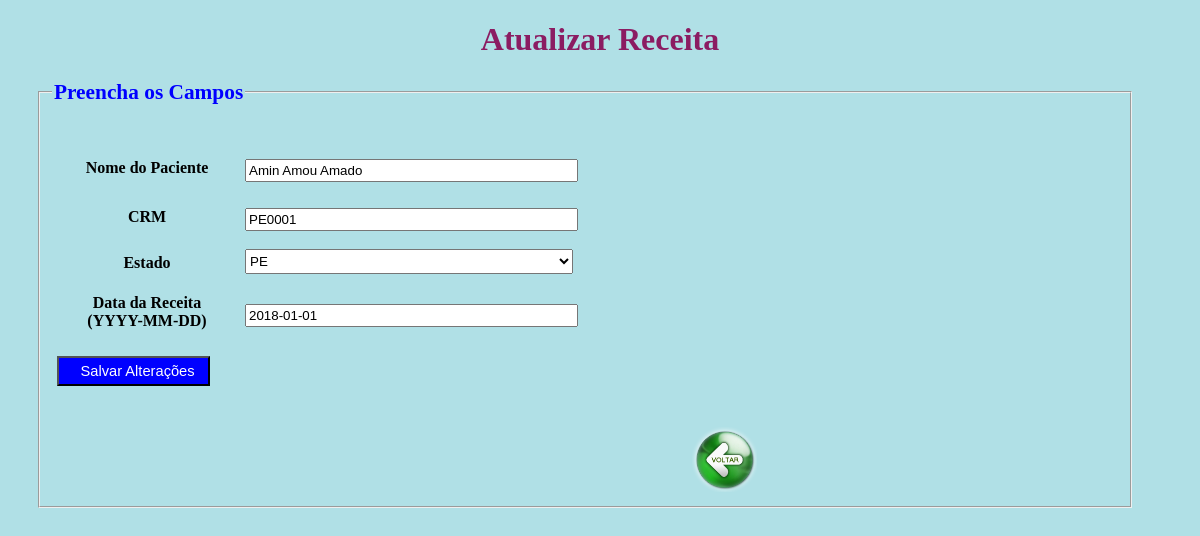
The page /farmacia/receita/edit_receita.php?codReceita=1 on the database its author committed.
### tables this page shows
CREATE TABLE `receita` (
  `codReceita` INTEGER auto_increment NOT NULL,
  `nomePaciente` varchar(45) DEFAULT NULL,
  `cpfPaciente` varchar(15) NOT NULL,
  `crm` varchar(15) NOT NULL,
  `estadoCRM` varchar(45) NOT NULL,
  `dataReceita` DATE NOT NULL,
  PRIMARY KEY (codReceita)
);

### farmacia/receita/edit_receita.php (the view, shortened to what this page needs)
<?php
require_once '../php_action/db_connect.php';
if($_GET['codReceita']) {
	$codReceita = $_GET['codReceita'];
	$sql = "SELECT * FROM receita WHERE codReceita = {$codReceita}";
	$result = $connect->query($sql);
	$data = $result->fetch_assoc();
?>
<!DOCTYPE html>
<html>
<head>
<link type="text/css" rel="stylesheet" href="../php_action/stylesheet.css"/>
</head>
<body>
<h1> <center> Atualizar Receita  </center> </h1>
<fieldset>
	<legend>Preencha os Campos</legend>
	<form action="../php_action/receita/update_receita.php" method="post">
		<table cellspacing="2" cellpadding="3">
			<tr>
				<td><br><input type="hidden" name="codReceita" value="<?php echo $data['codReceita'] ?>" /></td>
			</tr>
			<tr>
				<th>Nome do Paciente</th>
				<td><br><input type="number_format" name="nomePaciente" placeholder="Nome do Paciente" value="<?php echo $data['nomePaciente'] ?>"/></td>
			</tr>
			<tr>
				<th>CRM</th>
				<td><br><input type="number_format" name="crm" placeholder="CRM" value="<?php echo $data['crm'] ?>" /></td>
			</tr>
			<tr>
				<th>Estado</th>
				<td><select class="w3-select" name="estadoCRM">
						<option value="<?php echo $data['estadoCRM'] ?>"><?php echo $data['estadoCRM'] ?></option>
					</select>
				</td>
			</tr>
			<tr>
				<th>Data da Receita<br> (YYYY-MM-DD)</th>
				<td><br><input type="text" name="dataReceita" placeholder="Exemplo: 2000-12-31" value="<?php echo $data['dataReceita'] ?>"></td>
			</tr>
			<tr>
				<td><br><button type="submit">&nbsp; Salvar Alterações</button></td>
			</tr>
		</table>
	</form>
	<form method="post" action="../receita/update_receita.php">
	<br><br> <input type="image" src="../botao_voltar.png" alt="Submit" width="65" height="65">
	</form>
</fieldset>
</body>
</html>
<?php
}
?>

### farmacia/php_action/stylesheet.css (style rules this page uses)
h1 { color: #8B1C62; }

### farmacia/receita/edit_receita.php (style rules this page uses)
body { background: #B0E0E6; }
fieldset { margin: 30px; margin-top: 15px; width: 90%; height: 90%; }
table tr th { align: right; valiagn: right; width: 180px; padding-top: 15px; margin-top: 0px; }
table td input { width: 325px; height: 17px; }
button { width:85%; height: 30px; font-size: 11pt; color: white; background: blue; }
legend { color: blue; font-size: 16pt; font-weight: bold; }
select { width: 328px; height: 25px; margin-top: 10px; }

### rows shown on the page
receita: nomePaciente "Amin Amou Amado", crm "PE0001", estadoCRM "PE", dataReceita "2018-01-01"
